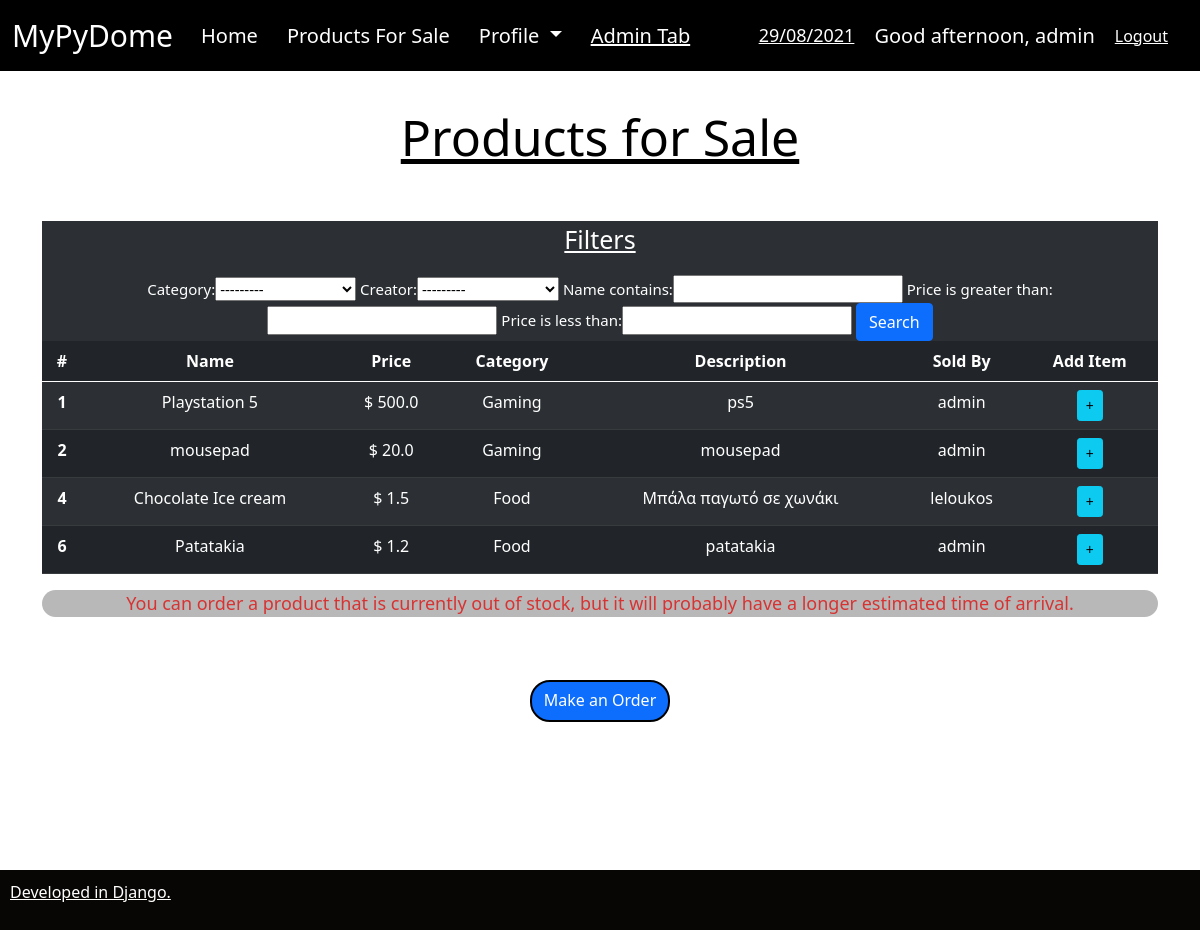
Before: /products/products/ (signed in) with the older database file.
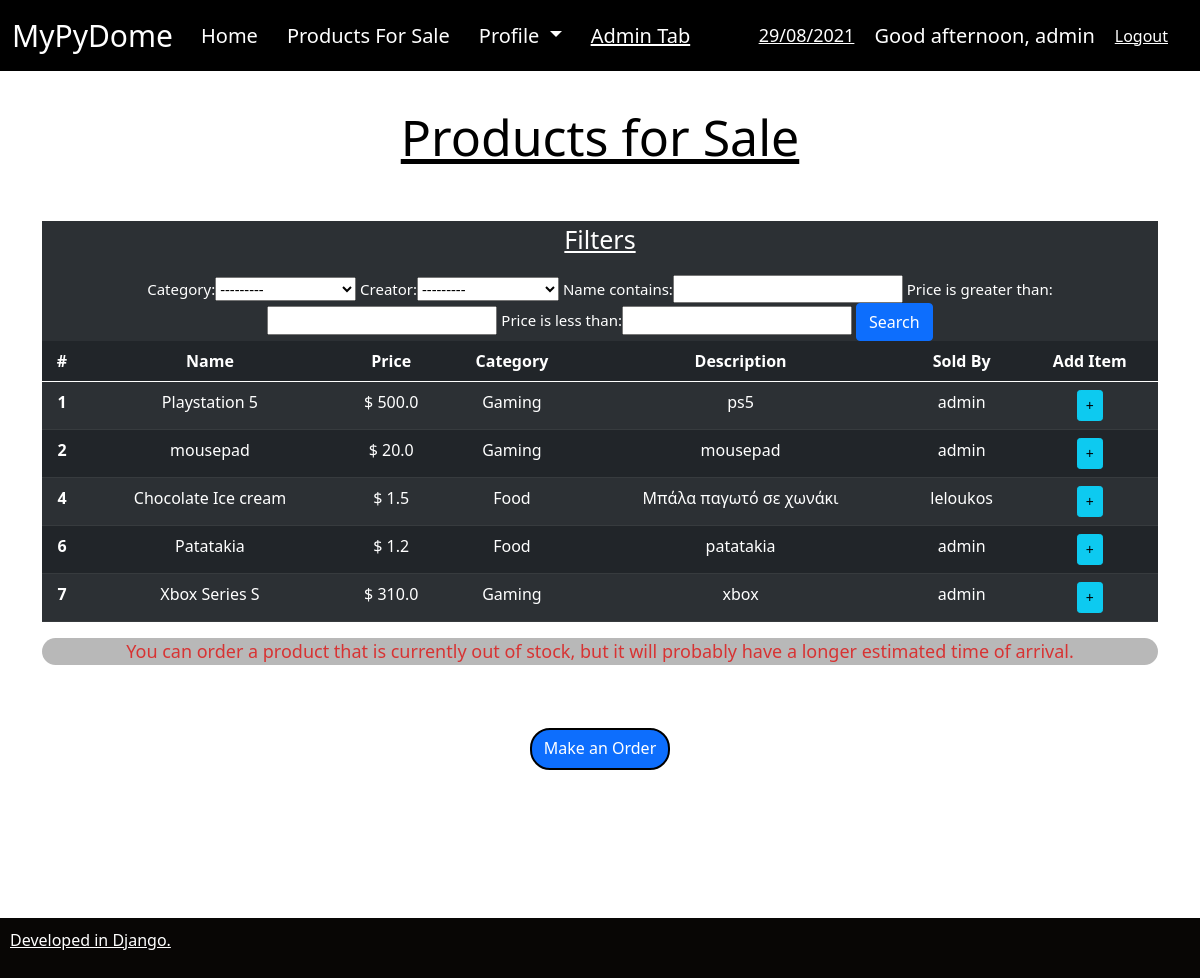
After: the same page with the newer database file.
### products/models.py (models this page shows, shortened)
class Wishlist(models.Model):
    CATEGORY = (
        ('Groceries', 'Groceries'),
        ('Food', 'Food'),
        ('Clothing-Apparel', 'Clothing-Apparel'),
        ('Household', 'Household'),
        ('Appliances', 'Appliances'),
        ('Electronics', 'Electronics'),
        ('Gaming', 'Gaming'),
        ('Computer Parts', 'Computer Parts'),
    )
    name = models.CharField(max_length=200, null=True)
    price = models.FloatField(null=True)
    stock = models.IntegerField(null=True)
    category = models.CharField(max_length=200, null=True, choices=CATEGORY)
    description = models.CharField(max_length=200, null=True)
    date_created = models.DateTimeField(auto_now_add=True, null=True)
    creator = models.ForeignKey(settings.AUTH_USER_MODEL, null=True, on_delete=models.SET_NULL)

### products/views.py (the view)
# urls.py: path('products/', views.pruducts_for_sale, name='_products_for_sale'),
@login_required(login_url='accounts')
def pruducts_for_sale(request):
    products = Wishlist.objects.all()
    orders = Order.objects.all()
    myFilter = ProductsForSale(request.GET, queryset=products)
    products = myFilter.qs   # neo 'products' meta so search
    context={'products': products, 'orders': orders, 'myFilter':myFilter}
    return render(request, 'products_for_sale.html', context)

### products/templates/products_for_sale.html (shortened to what this page needs)
{% extends 'base.html' %}
{% block content %}
<div class="container">
    <H2 align="center" style="font-size: 50px; color:rgb(0, 0, 0); text-decoration: underline;">
        Products for Sale
    </H2>
    <H2>&nbsp;
    </H2>
    <div class='container-fluid' style='opacity:1; background-color:rgb(44, 48, 52)'>
      <p align="center" style="font-size: 25px; color:rgb(255, 255, 255); text-decoration: underline;">
        Filters
      </p>
      <div align="center" class='container-fluid' style="font-size: 15px; color:rgb(255, 255, 255)">
        <form method="get">
          {{myFilter.form}}
          <button  class = 'btn btn-primary' type='submit' >
            Search</button>
        </form>
      </div>
    </div>
    <table style='text-align: center;' class="table table-dark table-striped">
        <thead>
            <tr>
              <th scope="col">#</th>
              <th scope="col">Name</th>
              <th scope="col">Price</th>
              <th scope="col">Category</th>
              <th scope="col">Description</th>
              <th scope="col">Sold By</th>
              <th scope="col">Add Item</th>
            </tr>
          </thead>
          <tbody>
            {% for item in products %}
            <tr>
              <th scope="row">{{ item.id }}</th>
                <td>{{ item.name }}</td>
                <td>$ {{ item.price }}</td>
                <td>{{ item.category }}</td>
                <td>{{ item.description }}</td>
                <td>{{item.creator}}</td>
                <td>
                    <a class="btn btn-sm btn-info" href="">+</a>
                </td>
            </tr>
            {% endfor %}
          </tbody>
    </table>
    <div  align="center" style='opacity:0.8; border-radius: 15px; background-color:rgb(167, 167, 167)'>
      <p style ="width:100%; font-size:18px; color:rgb(206, 0, 0)">
      You can order a product that is currently out of stock, but it will probably have a longer estimated time of arrival.
      </p>
    </div>
    <H2>&nbsp;
    </H2>
    <div align="center">
        <a class="btn btn-primary" style ="height: 42px; border-radius: 20px; border: 2px solid #000000;" href="/products/create_order" class="btn btn-primary" type="button">Make an Order</a>
    </div>
</div>
{% endblock %}

Changed rows visible on the page:
added Wishlist: id "7", name "Xbox Series S", price "310.0", category "Gaming", description "xbox", creator "admin"
